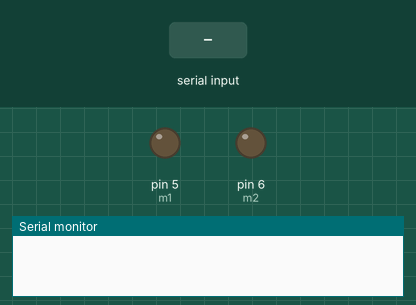
Recording of a sketch running on a simulated Arduino Uno, built with avr-gcc and run on an emulated ATmega328P. Parts: output pins drawn as LEDs (lit = HIGH), the last lines printed to the serial monitor. The test bench sets the inputs (shaded band).

Above: at 1.2 s.
1.3 s: "90,45\n" received over the second serial link
At 1.9 s:
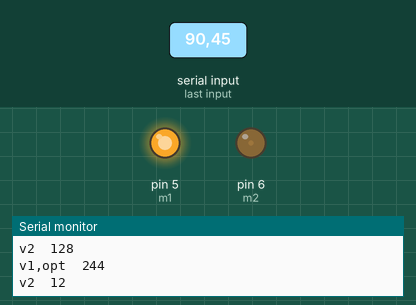
2.8 s: "30,150\n" received over the second serial link
At 4.2 s:
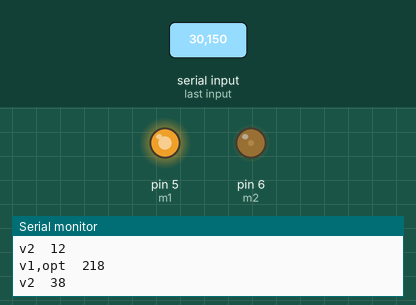
Timing chart, 0 to 5.8 s (numbered marks = the images above; inputs shaded):
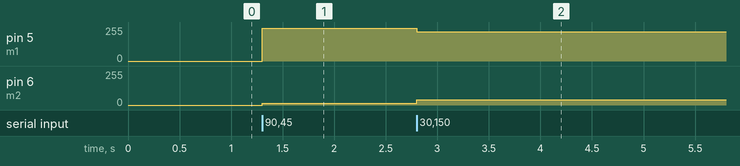

The sketch:

nodeserial_.ino
```cpp
#include<SoftwareSerial.h>

int m1= 5;
int m2= 6;
int val,opt;
SoftwareSerial aserial(3,2);
void setup() {
  // put your setup code here, to run once:
  Serial.begin(115200);
  aserial.begin(4800);
  pinMode(m1,OUTPUT);
  pinMode(m2,OUTPUT);
}

void loop() {
  // put your main code here, to run repeatedly:
  while(aserial.available()>0){
    val=aserial.parseInt();
    if(aserial.read()=='\n')
    //Serial.println(val);
    //opt=(499-val)/4;
    opt=(512-val)/4;
    Serial.print("v1,opt\t");
    Serial.println(128+opt);
    //Serial.print("v1");
    //Serial.println(opt);
    Serial.print("v2\t");
    Serial.println(128-opt);
    analogWrite(m1,(128+opt));
    analogWrite(m2,(128-opt));
  }

}
```

Measured:
- after the input at 1.3 s, pin 5 (m1): 0/255 → 244/255 at once; pin 6 (m2): 0/255 → 12/255 at once
- after the input at 2.8 s, pin 5 (m1): 244/255 → 218/255 at once; pin 6 (m2): 12/255 → 38/255 at once
